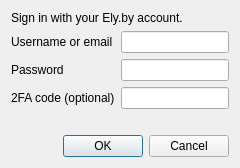
<?xml version="1.0" encoding="UTF-8"?>
<ui version="4.0">
 <class>ElyByLoginDialog</class>
 <widget class="QDialog" name="ElyByLoginDialog">
  <property name="windowTitle">
   <string>Add Ely.by Account</string>
  </property>
  <layout class="QVBoxLayout" name="verticalLayout">
   <item>
    <widget class="QLabel" name="introLabel">
     <property name="text">
      <string>Sign in with your Ely.by account.</string>
     </property>
     <property name="wordWrap">
      <bool>true</bool>
     </property>
    </widget>
   </item>
   <item>
    <layout class="QFormLayout" name="formLayout">
     <item row="0" column="0">
      <widget class="QLabel" name="usernameLabel">
       <property name="text">
        <string>Username or email</string>
       </property>
      </widget>
     </item>
     <item row="0" column="1">
      <widget class="QLineEdit" name="usernameLine"/>
     </item>
     <item row="1" column="0">
      <widget class="QLabel" name="passwordLabel">
       <property name="text">
        <string>Password</string>
       </property>
      </widget>
     </item>
     <item row="1" column="1">
      <widget class="QLineEdit" name="passwordLine">
       <property name="echoMode">
        <enum>QLineEdit::Password</enum>
       </property>
      </widget>
     </item>
     <item row="2" column="0">
      <widget class="QLabel" name="twoFactorLabel">
       <property name="text">
        <string>2FA code (optional)</string>
       </property>
      </widget>
     </item>
     <item row="2" column="1">
      <widget class="QLineEdit" name="twoFactorLine"/>
     </item>
    </layout>
   </item>
   <item>
    <widget class="QLabel" name="statusLabel">
     <property name="text">
      <string/>
     </property>
     <property name="wordWrap">
      <bool>true</bool>
     </property>
    </widget>
   </item>
   <item>
    <widget class="QDialogButtonBox" name="buttonBox">
     <property name="standardButtons">
      <set>QDialogButtonBox::Cancel|QDialogButtonBox::Ok</set>
     </property>
    </widget>
   </item>
  </layout>
 </widget>
 <resources/>
 <connections/>
</ui>
